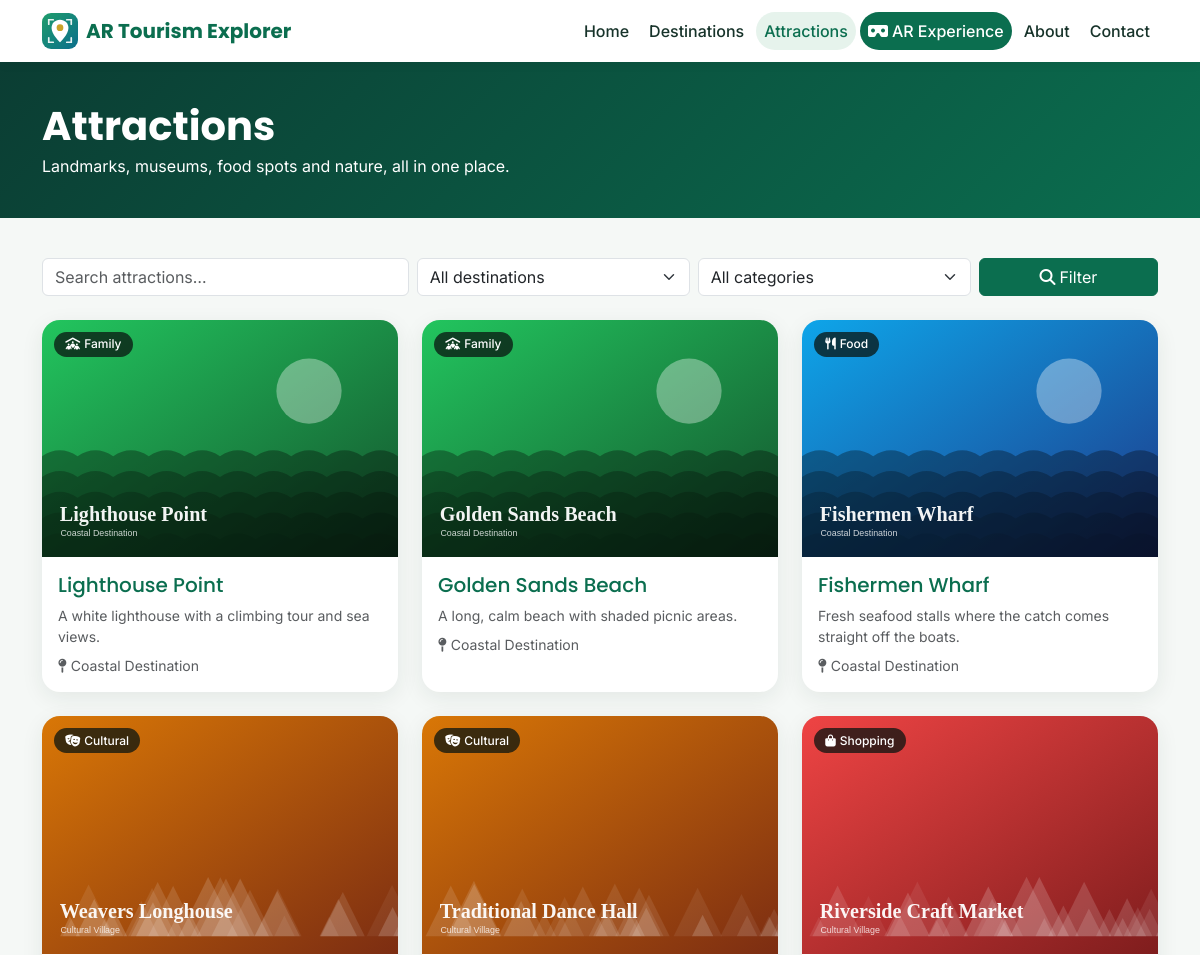
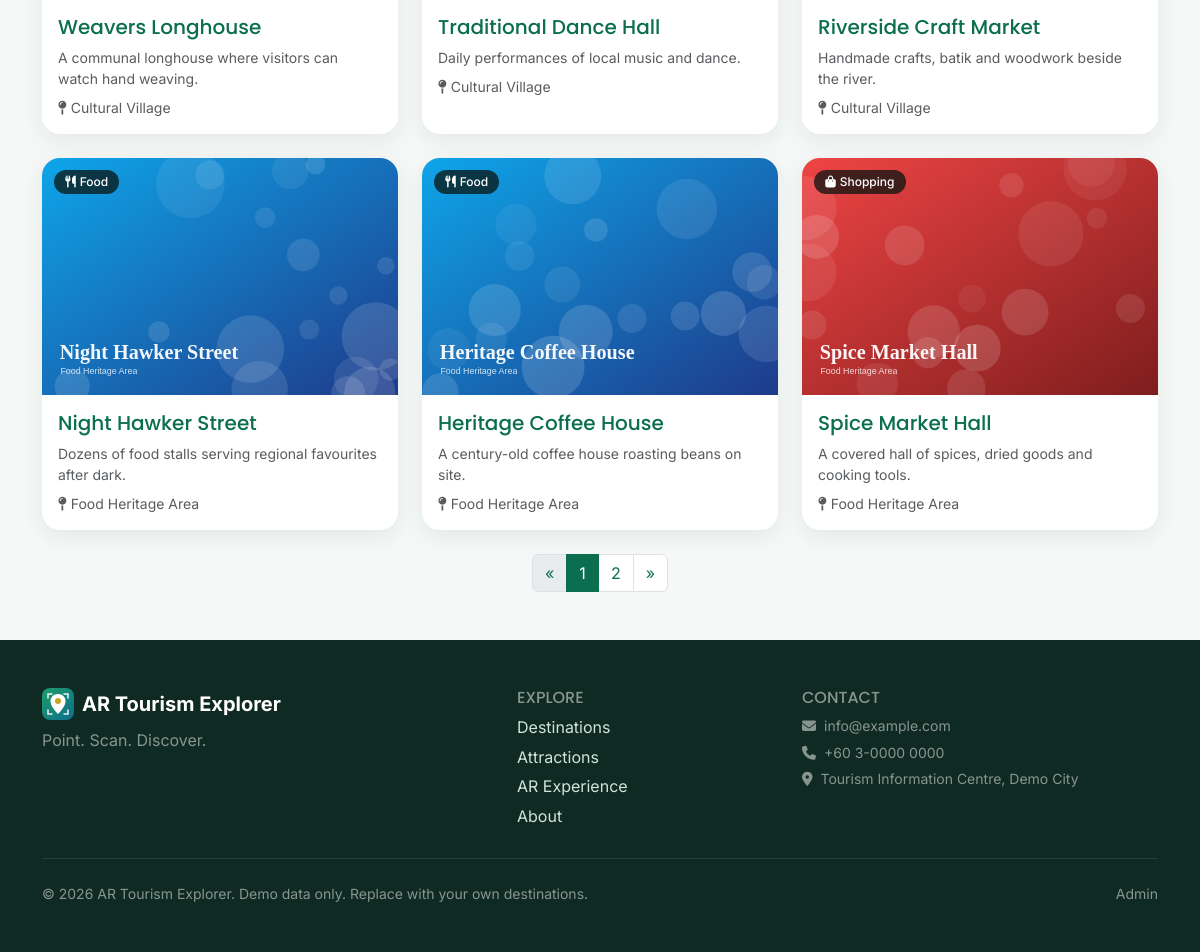
The page /attractions.php on the database its author committed (2 pictures, top to bottom).
### tables this page shows
CREATE TABLE IF NOT EXISTS attractions (
  id                INT UNSIGNED NOT NULL AUTO_INCREMENT,
  destination_id    INT UNSIGNED NOT NULL,
  category_id       INT UNSIGNED NULL,
  name              VARCHAR(150) NOT NULL,
  slug              VARCHAR(180) NOT NULL,
  short_description VARCHAR(300) NOT NULL DEFAULT '',
  full_description  TEXT NULL,
  main_image        VARCHAR(255) NULL,
  youtube_url       VARCHAR(500) NULL,
  youtube_id        VARCHAR(20) NULL,
  website_url       VARCHAR(500) NULL,
  maps_url          VARCHAR(500) NULL,
  latitude          DECIMAL(10,7) NULL,
  longitude         DECIMAL(10,7) NULL,
  opening_hours     VARCHAR(255) NULL,
  entry_info        VARCHAR(255) NULL,
  display_order     INT NOT NULL DEFAULT 0,
  featured          TINYINT(1) NOT NULL DEFAULT 0,
  views             INT UNSIGNED NOT NULL DEFAULT 0,
  status            ENUM('active','inactive') NOT NULL DEFAULT 'active',
  created_at        TIMESTAMP NOT NULL DEFAULT CURRENT_TIMESTAMP,
  updated_at        TIMESTAMP NOT NULL DEFAULT CURRENT_TIMESTAMP ON UPDATE CURRENT_TIMESTAMP,
  PRIMARY KEY (id),
  UNIQUE KEY uq_attractions_slug (slug),
  KEY idx_attractions_destination_status (destination_id, status),
  KEY idx_attractions_category (category_id),
  KEY idx_attractions_name (name),
  KEY idx_attractions_views (views),
  CONSTRAINT fk_attractions_destination FOREIGN KEY (destination_id) REFERENCES destinations (id) ON DELETE CASCADE,
  CONSTRAINT fk_attractions_category FOREIGN KEY (category_id) REFERENCES categories (id) ON DELETE SET NULL
);

CREATE TABLE IF NOT EXISTS categories (
  id         INT UNSIGNED NOT NULL AUTO_INCREMENT,
  name       VARCHAR(80) NOT NULL,
  slug       VARCHAR(100) NOT NULL,
  icon       VARCHAR(40) NOT NULL DEFAULT 'fa-landmark',
  status     ENUM('active','inactive') NOT NULL DEFAULT 'active',
  created_at TIMESTAMP NOT NULL DEFAULT CURRENT_TIMESTAMP,
  PRIMARY KEY (id),
  UNIQUE KEY uq_categories_slug (slug)
);

CREATE TABLE IF NOT EXISTS destinations (
  id                INT UNSIGNED NOT NULL AUTO_INCREMENT,
  category_id       INT UNSIGNED NULL,
  name              VARCHAR(150) NOT NULL,
  slug              VARCHAR(180) NOT NULL,
  short_description VARCHAR(300) NOT NULL DEFAULT '',
  full_description  TEXT NULL,
  cover_image       VARCHAR(255) NULL,
  location          VARCHAR(200) NOT NULL DEFAULT '',
  latitude          DECIMAL(10,7) NULL,
  longitude         DECIMAL(10,7) NULL,
  maps_url          VARCHAR(500) NULL,
  featured          TINYINT(1) NOT NULL DEFAULT 0,
  status            ENUM('active','inactive') NOT NULL DEFAULT 'active',
  created_at        TIMESTAMP NOT NULL DEFAULT CURRENT_TIMESTAMP,
  updated_at        TIMESTAMP NOT NULL DEFAULT CURRENT_TIMESTAMP ON UPDATE CURRENT_TIMESTAMP,
  PRIMARY KEY (id),
  UNIQUE KEY uq_destinations_slug (slug),
  KEY idx_destinations_status_featured (status, featured),
  KEY idx_destinations_name (name),
  CONSTRAINT fk_destinations_category FOREIGN KEY (category_id) REFERENCES categories (id) ON DELETE SET NULL
);

### includes/repositories/attractions.php (called while the page is built, shortened)
<?php
function attractions_query(array $f, int $page, int $perPage, bool $publicOnly): array
{
    $where = [];
    $params = [];
    if ($publicOnly) {
        $where[] = "a.status = 'active' AND d.status = 'active'";
    } elseif (!empty($f['status']) && in_array($f['status'], ['active', 'inactive'], true)) {
        $where[] = 'a.status = ?';
        $params[] = $f['status'];
    }
    $w = $where ? 'WHERE ' . implode(' AND ', $where) : '';
    $orderMap = ['popular' => 'a.views DESC, a.name', 'recent' => 'a.updated_at DESC', 'default' => 'd.name, a.display_order, a.name'];
    $order = $orderMap[$f['order'] ?? 'default'] ?? $orderMap['default'];
    $total = (int) db_val('SELECT COUNT(*) FROM attractions a JOIN destinations d ON d.id = a.destination_id LEFT JOIN categories c ON c.id = a.category_id ' . $w, $params);
    $pg = paginate($total, $perPage, $page);
    $limit = (int) $pg['per_page'];
    $offset = (int) $pg['offset'];
    $rows = db_all(ATTRACTION_SELECT . " $w ORDER BY $order LIMIT $limit OFFSET $offset", $params);
    return ['rows' => $rows, 'pg' => $pg];
}

### includes/database.php (called while the page is built, shortened)
<?php
function db(): PDO
{
    static $pdo = null;
    if ($pdo instanceof PDO) {
        return $pdo;
    }
    $dsn = sprintf('mysql:host=%s;port=%s;dbname=%s;charset=%s', DB_HOST, DB_PORT, DB_NAME, DB_CHARSET);
    $pdo = new PDO($dsn, DB_USER, DB_PASS, [
        PDO::ATTR_ERRMODE            => PDO::ERRMODE_EXCEPTION,
        PDO::ATTR_DEFAULT_FETCH_MODE => PDO::FETCH_ASSOC,
        PDO::ATTR_EMULATE_PREPARES   => false,
    ]);
    return $pdo;
}
function db_all(string $sql, array $params = []): array
{
    $stmt = db()->prepare($sql);
    $stmt->execute($params);
    return $stmt->fetchAll();
}
function db_val(string $sql, array $params = [])
{
    $stmt = db()->prepare($sql);
    $stmt->execute($params);
    $val = $stmt->fetchColumn();
    return $val === false ? null : $val;
}

### attractions.php (the view, shortened to what this page needs)
<?php
require_once __DIR__ . '/includes/partials/cards.php';
$q    = input('q');
$cat  = input_int('category');
$dest = input_int('destination');
$result = attractions_query(['q' => $q, 'category_id' => $cat, 'destination_id' => $dest], max(1, input_int('page', 1)), 9, true);
$categories   = categories_list(true);
$destinations = destinations_options();
require __DIR__ . '/includes/header.php';
?>
<header class="page-head"><div class="container"><h1>Attractions</h1><p class="mb-0">Landmarks, museums, food spots and nature, all in one place.</p></div></header>
<div class="container section">
  <form class="row g-2 mb-4" method="get" role="search">
    <div class="col-md-4"><label class="visually-hidden" for="q">Search attractions</label><input class="form-control" id="q" name="q" value="<?= e($q) ?>" placeholder="Search attractions…"></div>
    <div class="col-md-3"><label class="visually-hidden" for="destination">Destination</label>
      <select class="form-select" id="destination" name="destination"><option value="0">All destinations</option>
        <?php foreach ($destinations as $d): ?><option value="<?= (int) $d['id'] ?>" <?= $dest === (int) $d['id'] ? 'selected' : '' ?>><?= e($d['name']) ?></option><?php endforeach; ?></select></div>
    <div class="col-md-3"><label class="visually-hidden" for="category">Category</label>
      <select class="form-select" id="category" name="category"><option value="0">All categories</option>
        <?php foreach ($categories as $c): ?><option value="<?= (int) $c['id'] ?>" <?= $cat === (int) $c['id'] ? 'selected' : '' ?>><?= e($c['name']) ?></option><?php endforeach; ?></select></div>
    <div class="col-md-2 d-grid"><button class="btn btn-success" type="submit"><i class="fa-solid fa-magnifying-glass me-1"></i>Filter</button></div>
  </form>
  <?php if (!$result['rows']): ?><div class="alert alert-info">No attractions match your search.</div>
  <?php else: ?>
    <div class="row g-4"><?php foreach ($result['rows'] as $a): ?><div class="col-sm-6 col-lg-4"><?= render_attraction_card($a) ?></div><?php endforeach; ?></div>
    <div class="mt-4"><?= pagination_html($result['pg'], array_filter(['q' => $q, 'category' => $cat, 'destination' => $dest])) ?></div>
  <?php endif; ?>
</div>
<?php require __DIR__ . '/includes/footer.php';

### includes/partials/cards.php (shortened to what this page needs)
    <?php return (string) ob_get_clean();
function render_attraction_card(array $a): string
{
    $href = url('attraction.php?slug=' . rawurlencode($a['slug']));
    ob_start(); ?>
    <article class="card h-100 tour-card">
      <a href="<?= e($href) ?>" class="tour-card-img">
        <img src="<?= e(image_url($a['main_image'])) ?>" alt="<?= e($a['name']) ?>" loading="lazy" width="600" height="400">
        <?php if (!empty($a['category_name'])): ?><span class="badge tour-badge"><i class="fa-solid <?= e($a['category_icon'] ?? 'fa-landmark') ?> me-1"></i><?= e($a['category_name']) ?></span><?php endif; ?>
      </a>
      <div class="card-body">
        <h3 class="h5 card-title"><a href="<?= e($href) ?>" class="stretched-link text-decoration-none"><?= e($a['name']) ?></a></h3>
        <p class="card-text text-muted small mb-2"><?= e(short_text($a['short_description'], 100)) ?></p>
        <div class="small text-muted"><i class="fa-solid fa-map-pin me-1"></i><?= e($a['destination_name']) ?></div>
      </div>
    </article>
    <?php return (string) ob_get_clean();
}

### includes/functions.php (shortened to what this page needs)
<?php
function e(?string $value): string
{
    return htmlspecialchars((string) $value, ENT_QUOTES | ENT_SUBSTITUTE, 'UTF-8');
}
function app_base_path(): string
{
    static $path = null;
    if ($path !== null) {
        return $path;
    }
    $root = str_replace('\\', '/', (string) realpath(APP_ROOT));
    $doc  = str_replace('\\', '/', (string) realpath((string) ($_SERVER['DOCUMENT_ROOT'] ?? '')));
    if ($doc !== '' && strpos($root, $doc) === 0) {
        $path = rtrim(substr($root, strlen($doc)), '/');
    } else {
        $script = str_replace('\\', '/', (string) ($_SERVER['SCRIPT_NAME'] ?? ''));
        $path = preg_replace('#/(admin|api|install)(/.*)?$#', '', dirname($script)) ?? '';
        $path = rtrim($path === '.' ? '' : $path, '/');
    }
    return $path;
}
function url(string $path = ''): string
{
    return app_base_path() . '/' . ltrim($path, '/');
}
function asset(string $relative): string
{
    $file = APP_ROOT . '/assets/' . ltrim($relative, '/');
    $ver  = is_file($file) ? (string) filemtime($file) : '1';
    return url('assets/' . ltrim($relative, '/')) . '?v=' . $ver;
}
function image_url(?string $path, string $fallback = 'images/placeholder.svg'): string
{
    $path = ltrim((string) $path, '/');
    return asset($path);
}
function input(string $key, string $default = ''): string
{
    $value = $_POST[$key] ?? $_GET[$key] ?? $default;
    return is_string($value) ? trim($value) : $default;
}
function input_int(string $key, int $default = 0): int
{
    $value = $_POST[$key] ?? $_GET[$key] ?? null;
    return is_numeric($value) ? (int) $value : $default;
}
function short_text(?string $text, int $length = 120): string
{
    $text = trim(strip_tags((string) $text));
    if (mb_strlen($text) <= $length) {
        return $text;
    }
    return rtrim(mb_substr($text, 0, $length - 1)) . '…';
}
function paginate(int $total, int $perPage, int $page): array
{
    $pages = max(1, (int) ceil($total / max(1, $perPage)));
    $page  = min(max(1, $page), $pages);
    return ['total' => $total, 'per_page' => $perPage, 'pages' => $pages, 'page' => $page, 'offset' => ($page - 1) * $perPage];
}
function pagination_html(array $pg, array $query = []): string
{
    $link = static function (int $p) use ($query): string {
        $query['page'] = $p;
        return '?' . http_build_query($query);
    };
    $html = '<nav aria-label="Pagination"><ul class="pagination justify-content-center flex-wrap">';
    $html .= '<li class="page-item' . ($pg['page'] <= 1 ? ' disabled' : '') . '"><a class="page-link" href="' . e($link($pg['page'] - 1)) . '">&laquo;</a></li>';
    $start = max(1, $pg['page'] - 2);
    $end   = min($pg['pages'], $pg['page'] + 2);
    for ($p = $start; $p <= $end; $p++) {
        $html .= '<li class="page-item' . ($p === $pg['page'] ? ' active' : '') . '"><a class="page-link" href="' . e($link($p)) . '">' . $p . '</a></li>';
    }
    $html .= '<li class="page-item' . ($pg['page'] >= $pg['pages'] ? ' disabled' : '') . '"><a class="page-link" href="' . e($link($pg['page'] + 1)) . '">&raquo;</a></li>';
    return $html . '</ul></nav>';
}

### assets/css/site.css (style rules this page uses)
:root { --green:#0b6e4f;--green-2:#1f9d6b;--blue:#0b6e8c;--gold:#c9a227;--ink:#17332a;--bg:#f5f8f6;--radius:18px }
body.site { font-family:Inter,system-ui,sans-serif;color:var(--ink);background:var(--bg) }
h1,h2,h3,h4,h5,.navbar-brand { font-family:Poppins,Inter,sans-serif }
a { color:var(--green) }
.btn-success { background:var(--green);border-color:var(--green) }
.section { padding-top:2.5rem }
.tour-card { border:0;border-radius:var(--radius);overflow:hidden;box-shadow:0 6px 22px rgba(23,51,42,.08);transition:transform .2s,box-shadow .2s }
.tour-card-img { position:relative;display:block;aspect-ratio:3/2;overflow:hidden;background:#dfe9e3 }
.tour-card-img img { width:100%;height:100%;object-fit:cover;transition:transform .4s }
.tour-badge { position:absolute;left:.75rem;top:.75rem;background:rgba(10,20,17,.75);font-weight:500;padding:.4rem .7rem;border-radius:999px }
.page-head { background:linear-gradient(135deg,#0b3d33,#0b6e4f);color:#fff;padding:2.5rem 0 }
.page-head h1 { margin:0 0 .25rem;font-weight:700 }
.pagination .page-link { color:var(--green) }
.pagination .active .page-link { background:var(--green);border-color:var(--green);color:#fff }

### rows shown on the page
attractions: main_image (picture), category.name "Family", name "Lighthouse Point", short_description "A white lighthouse with a climbing tour and sea views.", destination.name "Coastal Destination"
attractions: main_image (picture), category.name "Family", name "Golden Sands Beach", short_description "A long, calm beach with shaded picnic areas.", destination.name "Coastal Destination"
attractions: main_image (picture), category.name "Food", name "Fishermen Wharf", short_description "Fresh seafood stalls where the catch comes straight off the boats.", destination.name "Coastal Destination"
attractions: main_image (picture), category.name "Cultural", name "Weavers Longhouse", short_description "A communal longhouse where visitors can watch hand weaving.", destination.name "Cultural Village"
attractions: main_image (picture), category.name "Cultural", name "Traditional Dance Hall", short_description "Daily performances of local music and dance.", destination.name "Cultural Village"
attractions: main_image (picture), category.name "Shopping", name "Riverside Craft Market", short_description "Handmade crafts, batik and woodwork beside the river.", destination.name "Cultural Village"
attractions: main_image (picture), category.name "Food", name "Night Hawker Street", short_description "Dozens of food stalls serving regional favourites after dark.", destination.name "Food Heritage Area"
attractions: main_image (picture), category.name "Food", name "Heritage Coffee House", short_description "A century-old coffee house roasting beans on site.", destination.name "Food Heritage Area"
attractions: main_image (picture), category.name "Shopping", name "Spice Market Hall", short_description "A covered hall of spices, dried goods and cooking tools.", destination.name "Food Heritage Area"

### other values the page prints
$siteName "AR Tourism Explorer"
$label "Home"
$label "Destinations"
$label "Attractions"
$label "AR Experience"
$label "About"
$label "Contact"
setting('site_name', APP_NAME) "AR Tourism Explorer"
setting('tagline') "Point. Scan. Discover."
setting('contact_email') "info@example.com"
setting('contact_phone') "+60 3-0000 0000"
setting('contact_address') "Tourism Information Centre, Demo City"
setting('footer_text') "Demo data only. Replace with your own destinations."
